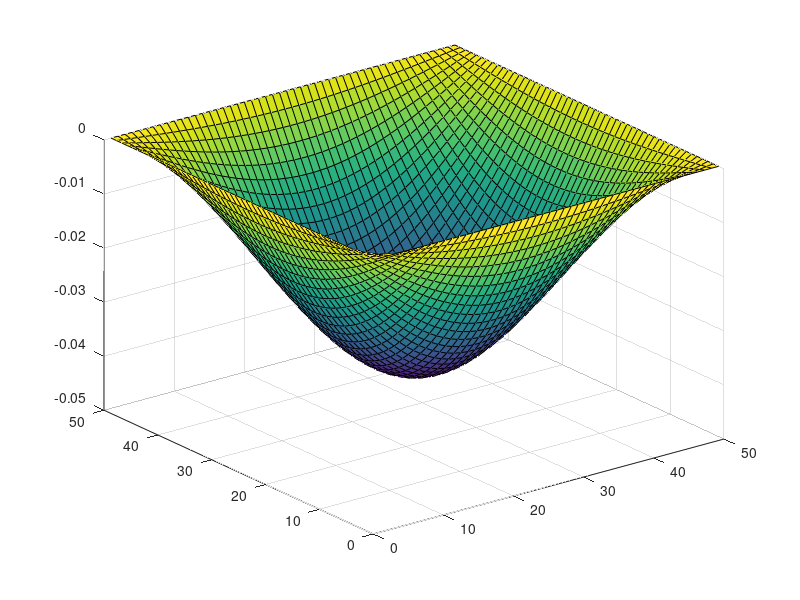
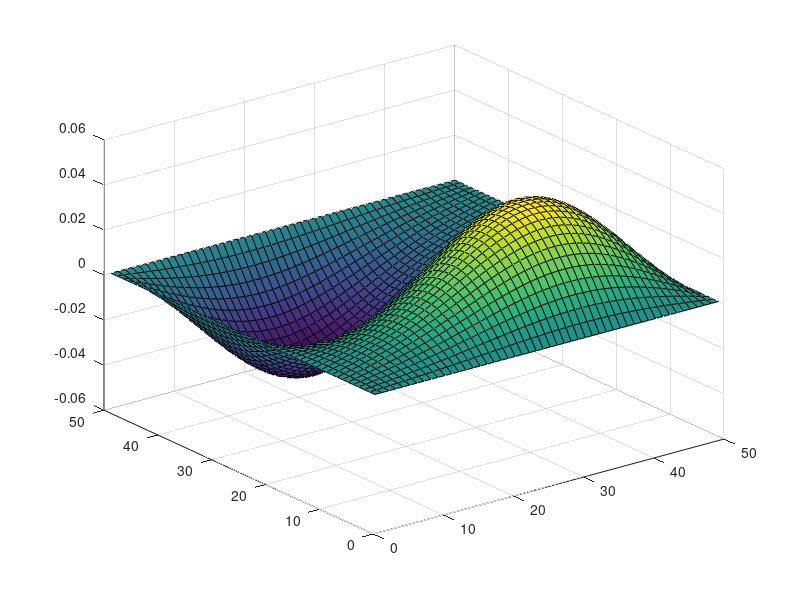
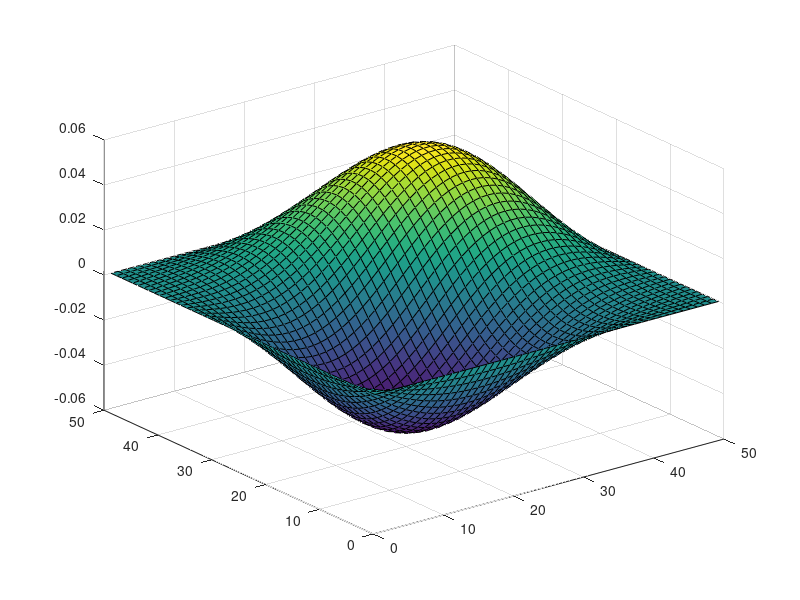
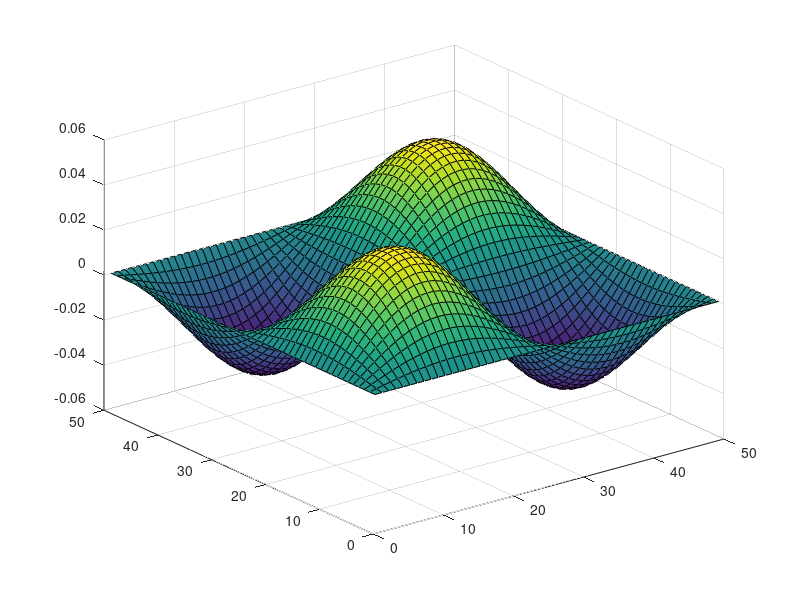

Write MATLAB code to recreate these figures, in order.
set(0,'DefaultFigureWindowStyle','docked')

nx = 50;
ny = nx;

G = zeros(nx*ny, nx*ny); % preallocate G for speed
bounds = false(ny,nx);
bounds(:,[1,nx]) = 1;
bounds([1,ny],:) = 1;
bv = bounds(:); % logical index of boundaries in vector form
% bd = bv & logical(eye(nx*ny)); % logical index of boundary diagonal elements
% 
ds = 1; % orthogonal distance between nodes, assumed dx = dy = ds
alpha = 1;
B = 1/(alpha * ds^2);
% G(bd) = 1;
sp = false(ny,nx);
%sp(20:30,20:30) = 1;
spv = sp(:); % logical index of cells with special conditions
for m = 1 : nx*ny
    if bv(m)
        G(m,m) = 1;
    else
        if spv(m)
            G(m,m) = -2*B;
        else
            G(m,m) = -4*B;
        end
        G(m,m-ny) = B;
        G(m,m+ny) = B;
        G(m,m-1) = B;
        G(m,m+1) = B;
    end
end

[E,D] = eigs(G,9,'SM');

for n = 1 : 9
    figure(n)
    surf(reshape(E(:,n),[ny,nx]));
end